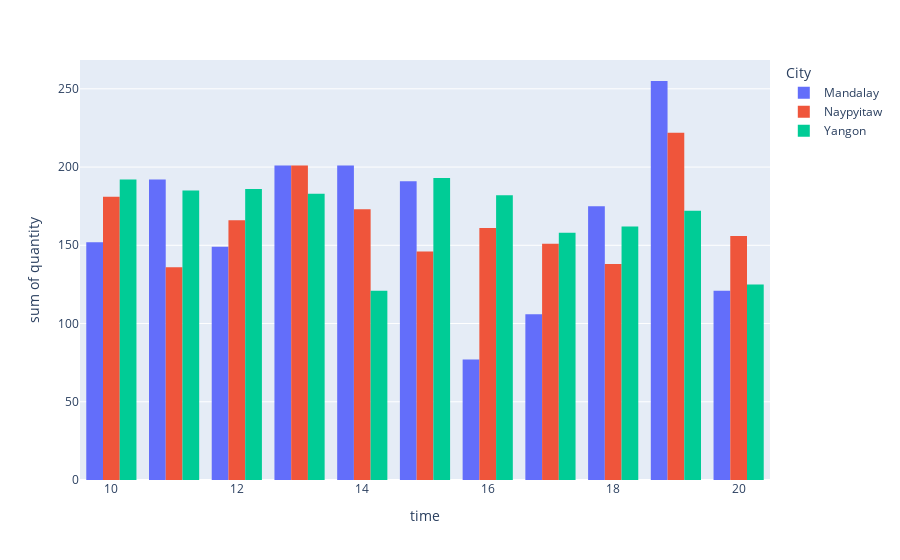

Notebook code cell kept with this figure:
### Markdown cell above
**Kota mana yang memiliki kesibukan dalam penjualan?**

### Code cell
#Membuat variabel quantity penjualan pada setiap kota
total_Q = df.groupby(['City','time'])['quantity'].sum()
total_Q= total_Q.groupby("time").mean().reset_index()
total_Q_sorted=total_Q.sort_values('quantity',ascending=False)

#menampilkan grafik pada kota dalam penjualan paling sibuk
busy_time_graph= px.histogram(df.sort_values("City"), x='time', y='quantity' ,color='City', barmode='group')
busy_time_graph.show()

print(f'Waktu paling sibuk pada {total_Q_sorted.values[0,0]} rata-rata  {total_Q_sorted.values[0,1] } item jumlah penjualan')

### Figure 1 — Plotly figure (JSON) as saved in the notebook; plotly's stock layout.template omitted (floating-point values rounded to 4 significant figures; data arrays with more than 128 entries replaced by an {"elided": "..."} marker saying what was removed)
{"data": [{"alignmentgroup": "True", "bingroup": "x", "histfunc": "sum", "hovertemplate": "City=Mandalay<br>time=%{x}<br>sum of quantity=%{y}<extra></extra>", "legendgroup": "Mandalay", "marker": {"color": "#636efa", "pattern": {"shape": ""}}, "name": "Mandalay", "offsetgroup": "Mandalay", "orientation": "v", "showlegend": true, "type": "histogram", "x": {"elided": "332 int values"}, "xaxis": "x", "y": {"elided": "332 int values"}, "yaxis": "y"}, {"alignmentgroup": "True", "bingroup": "x", "histfunc": "sum", "hovertemplate": "City=Naypyitaw<br>time=%{x}<br>sum of quantity=%{y}<extra></extra>", "legendgroup": "Naypyitaw", "marker": {"color": "#EF553B", "pattern": {"shape": ""}}, "name": "Naypyitaw", "offsetgroup": "Naypyitaw", "orientation": "v", "showlegend": true, "type": "histogram", "x": {"elided": "328 int values"}, "xaxis": "x", "y": {"elided": "328 int values"}, "yaxis": "y"}, {"alignmentgroup": "True", "bingroup": "x", "histfunc": "sum", "hovertemplate": "City=Yangon<br>time=%{x}<br>sum of quantity=%{y}<extra></extra>", "legendgroup": "Yangon", "marker": {"color": "#00cc96", "pattern": {"shape": ""}}, "name": "Yangon", "offsetgroup": "Yangon", "orientation": "v", "showlegend": true, "type": "histogram", "x": {"elided": "340 int values"}, "xaxis": "x", "y": {"elided": "340 int values"}, "yaxis": "y"}], "layout": {"barmode": "group", "legend": {"title": {"text": "City"}, "tracegroupgap": 0}, "margin": {"t": 60}, "xaxis": {"anchor": "y", "domain": [0, 1], "title": {"text": "time"}}, "yaxis": {"anchor": "x", "domain": [0, 1], "title": {"text": "sum of quantity"}}}}
